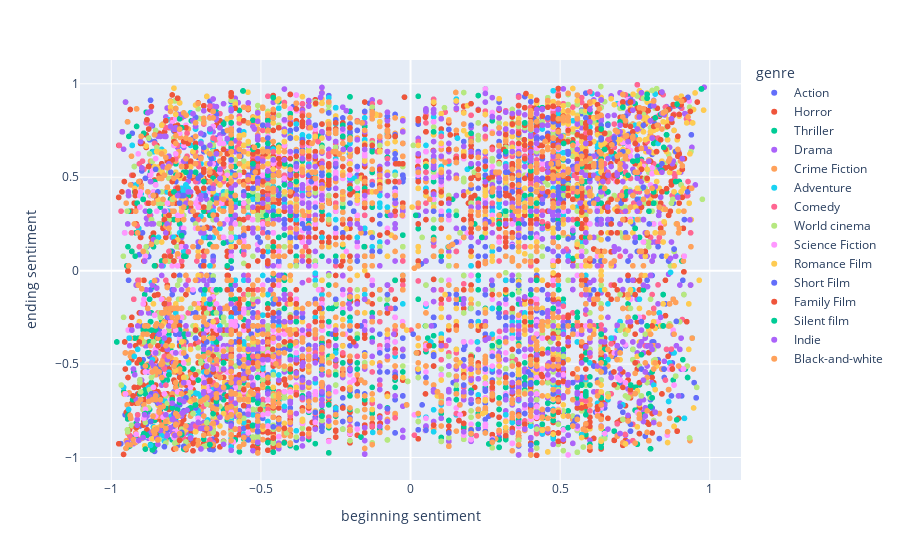

Notebook cell for this chart:
### Code cell
fig=px.scatter(all,x='first_score',y='last_score',color='genre',hover_data=['name'],labels={'first_score':'beginning sentiment','last_score':'ending sentiment'})
fig.write_html("plotly/sentiment_scatter_all_15.html")
fig

### Figure 1 — Plotly figure (JSON) as saved in the notebook; plotly's stock layout.template omitted (floating-point values rounded to 4 significant figures; data arrays with more than 128 entries replaced by an {"elided": "..."} marker saying what was removed)
{"data": [{"customdata": {"elided": "1000x1 str values"}, "hovertemplate": "genre=Action<br>beginning sentiment=%{x}<br>ending sentiment=%{y}<br>name=%{customdata[0]}<extra></extra>", "legendgroup": "Action", "marker": {"color": "#636efa", "symbol": "circle"}, "mode": "markers", "name": "Action", "showlegend": true, "type": "scattergl", "x": {"elided": "1000 float values"}, "xaxis": "x", "y": {"elided": "1000 float values"}, "yaxis": "y"}, {"customdata": {"elided": "2000x1 str values"}, "hovertemplate": "genre=Horror<br>beginning sentiment=%{x}<br>ending sentiment=%{y}<br>name=%{customdata[0]}<extra></extra>", "legendgroup": "Horror", "marker": {"color": "#EF553B", "symbol": "circle"}, "mode": "markers", "name": "Horror", "showlegend": true, "type": "scattergl", "x": {"elided": "2000 float values"}, "xaxis": "x", "y": {"elided": "2000 float values"}, "yaxis": "y"}, {"customdata": {"elided": "1000x1 str values"}, "hovertemplate": "genre=Thriller<br>beginning sentiment=%{x}<br>ending sentiment=%{y}<br>name=%{customdata[0]}<extra></extra>", "legendgroup": "Thriller", "marker": {"color": "#00cc96", "symbol": "circle"}, "mode": "markers", "name": "Thriller", "showlegend": true, "type": "scattergl", "x": {"elided": "1000 float values"}, "xaxis": "x", "y": {"elided": "1000 float values"}, "yaxis": "y"}, {"customdata": {"elided": "1000x1 str values"}, "hovertemplate": "genre=Drama<br>beginning sentiment=%{x}<br>ending sentiment=%{y}<br>name=%{customdata[0]}<extra></extra>", "legendgroup": "Drama", "marker": {"color": "#ab63fa", "symbol": "circle"}, "mode": "markers", "name": "Drama", "showlegend": true, "type": "scattergl", "x": {"elided": "1000 float values"}, "xaxis": "x", "y": {"elided": "1000 float values"}, "yaxis": "y"}, {"customdata": {"elided": "1000x1 str values"}, "hovertemplate": "genre=Crime Fiction<br>beginning sentiment=%{x}<br>ending sentiment=%{y}<br>name=%{customdata[0]}<extra></extra>", "legendgroup": "Crime Fiction", "marker": {"color": "#FFA15A", "symbol": "circle"}, "mode": "markers", "name": "Crime Fiction", "showlegend": true, "type": "scattergl", "x": {"elided": "1000 float values"}, "xaxis": "x", "y": {"elided": "1000 float values"}, "yaxis": "y"}, {"customdata": {"elided": "1000x1 str values"}, "hovertemplate": "genre=Adventure<br>beginning sentiment=%{x}<br>ending sentiment=%{y}<br>name=%{customdata[0]}<extra></extra>", "legendgroup": "Adventure", "marker": {"color": "#19d3f3", "symbol": "circle"}, "mode": "markers", "name": "Adventure", "showlegend": true, "type": "scattergl", "x": {"elided": "1000 float values"}, "xaxis": "x", "y": {"elided": "1000 float values"}, "yaxis": "y"}, {"customdata": {"elided": "1000x1 str values"}, "hovertemplate": "genre=Comedy<br>beginning sentiment=%{x}<br>ending sentiment=%{y}<br>name=%{customdata[0]}<extra></extra>", "legendgroup": "Comedy", "marker": {"color": "#FF6692", "symbol": "circle"}, "mode": "markers", "name": "Comedy", "showlegend": true, "type": "scattergl", "x": {"elided": "1000 float values"}, "xaxis": "x", "y": {"elided": "1000 float values"}, "yaxis": "y"}, {"customdata": {"elided": "1000x1 str values"}, "hovertemplate": "genre=World cinema<br>beginning sentiment=%{x}<br>ending sentiment=%{y}<br>name=%{customdata[0]}<extra></extra>", "legendgroup": "World cinema", "marker": {"color": "#B6E880", "symbol": "circle"}, "mode": "markers", "name": "World cinema", "showlegend": true, "type": "scattergl", "x": {"elided": "1000 float values"}, "xaxis": "x", "y": {"elided": "1000 float values"}, "yaxis": "y"}, {"customdata": {"elided": "1000x1 str values"}, "hovertemplate": "genre=Science Fiction<br>beginning sentiment=%{x}<br>ending sentiment=%{y}<br>name=%{customdata[0]}<extra></extra>", "legendgroup": "Science Fiction", "marker": {"color": "#FF97FF", "symbol": "circle"}, "mode": "markers", "name": "Science Fiction", "showlegend": true, "type": "scattergl", "x": {"elided": "1000 float values"}, "xaxis": "x", "y": {"elided": "1000 float values"}, "yaxis": "y"}, {"customdata": {"elided": "1000x1 str values"}, "hovertemplate": "genre=Romance Film<br>beginning sentiment=%{x}<br>ending sentiment=%{y}<br>name=%{customdata[0]}<extra></extra>", "legendgroup": "Romance Film", "marker": {"color": "#FECB52", "symbol": "circle"}, "mode": "markers", "name": "Romance Film", "showlegend": true, "type": "scattergl", "x": {"elided": "1000 float values"}, "xaxis": "x", "y": {"elided": "1000 float values"}, "yaxis": "y"}, {"customdata": {"elided": "1000x1 str values"}, "hovertemplate": "genre=Short Film<br>beginning sentiment=%{x}<br>ending sentiment=%{y}<br>name=%{customdata[0]}<extra></extra>", "legendgroup": "Short Film", "marker": {"color": "#636efa", "symbol": "circle"}, "mode": "markers", "name": "Short Film", "showlegend": true, "type": "scattergl", "x": {"elided": "1000 float values"}, "xaxis": "x", "y": {"elided": "1000 float values"}, "yaxis": "y"}, {"customdata": {"elided": "1000x1 str values"}, "hovertemplate": "genre=Family Film<br>beginning sentiment=%{x}<br>ending sentiment=%{y}<br>name=%{customdata[0]}<extra></extra>", "legendgroup": "Family Film", "marker": {"color": "#EF553B", "symbol": "circle"}, "mode": "markers", "name": "Family Film", "showlegend": true, "type": "scattergl", "x": {"elided": "1000 float values"}, "xaxis": "x", "y": {"elided": "1000 float values"}, "yaxis": "y"}, {"customdata": {"elided": "1000x1 str values"}, "hovertemplate": "genre=Silent film<br>beginning sentiment=%{x}<br>ending sentiment=%{y}<br>name=%{customdata[0]}<extra></extra>", "legendgroup": "Silent film", "marker": {"color": "#00cc96", "symbol": "circle"}, "mode": "markers", "name": "Silent film", "showlegend": true, "type": "scattergl", "x": {"elided": "1000 float values"}, "xaxis": "x", "y": {"elided": "1000 float values"}, "yaxis": "y"}, {"customdata": {"elided": "1000x1 str values"}, "hovertemplate": "genre=Indie<br>beginning sentiment=%{x}<br>ending sentiment=%{y}<br>name=%{customdata[0]}<extra></extra>", "legendgroup": "Indie", "marker": {"color": "#ab63fa", "symbol": "circle"}, "mode": "markers", "name": "Indie", "showlegend": true, "type": "scattergl", "x": {"elided": "1000 float values"}, "xaxis": "x", "y": {"elided": "1000 float values"}, "yaxis": "y"}, {"customdata": {"elided": "1000x1 str values"}, "hovertemplate": "genre=Black-and-white<br>beginning sentiment=%{x}<br>ending sentiment=%{y}<br>name=%{customdata[0]}<extra></extra>", "legendgroup": "Black-and-white", "marker": {"color": "#FFA15A", "symbol": "circle"}, "mode": "markers", "name": "Black-and-white", "showlegend": true, "type": "scattergl", "x": {"elided": "1000 float values"}, "xaxis": "x", "y": {"elided": "1000 float values"}, "yaxis": "y"}], "layout": {"legend": {"title": {"text": "genre"}, "tracegroupgap": 0}, "margin": {"t": 60}, "xaxis": {"anchor": "y", "domain": [0, 1], "title": {"text": "beginning sentiment"}}, "yaxis": {"anchor": "x", "domain": [0, 1], "title": {"text": "ending sentiment"}}}}
